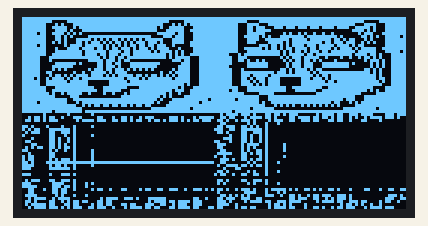
Simulated run of this program. Board: ESP32. Parts: 128×64 one-colour display.

Above: at 0.1 s.

The program:

main.cpp
```cpp
#include <Arduino.h>
#include <Wire.h>
#include <Adafruit_GFX.h>
#include <Adafruit_SSD1306.h>
#include "images.h"

#define SCREEN_WIDTH      128   // OLED display width, in pixels
#define SCREEN_HEIGHT     64    // OLED display height, in pixels
#define OLED_RESET        -1    // Reset pin # (or -1 if sharing Arduino reset pin)
#define SCREEN_ADDRESS    0x3C  ///< See datasheet for Address; 0x3D for 128x64, 0x3C for 128x32

// 构造对象 连接到I2C(SDA、SCL引脚)的SSD1306声明
Adafruit_SSD1306 OLED(SCREEN_WIDTH, SCREEN_HEIGHT, &Wire, OLED_RESET);

void setup() {
    OLED.begin(SSD1306_SWITCHCAPVCC, SCREEN_ADDRESS);
    OLED.clearDisplay();

    // 使用新的图片数据
    OLED.drawBitmap(
        0,
        0,
        image_data,
        128,
        64,
        SSD1306_WHITE
    );

    OLED.display();
}

void loop() {

}
```

images.h
```cpp
#ifndef IMAGES_H
#define IMAGES_H

#include <Arduino.h>

extern const unsigned char PROGMEM image_data[];

#endif
```

Source omitted: images.cpp (data table, 3492 bytes)
